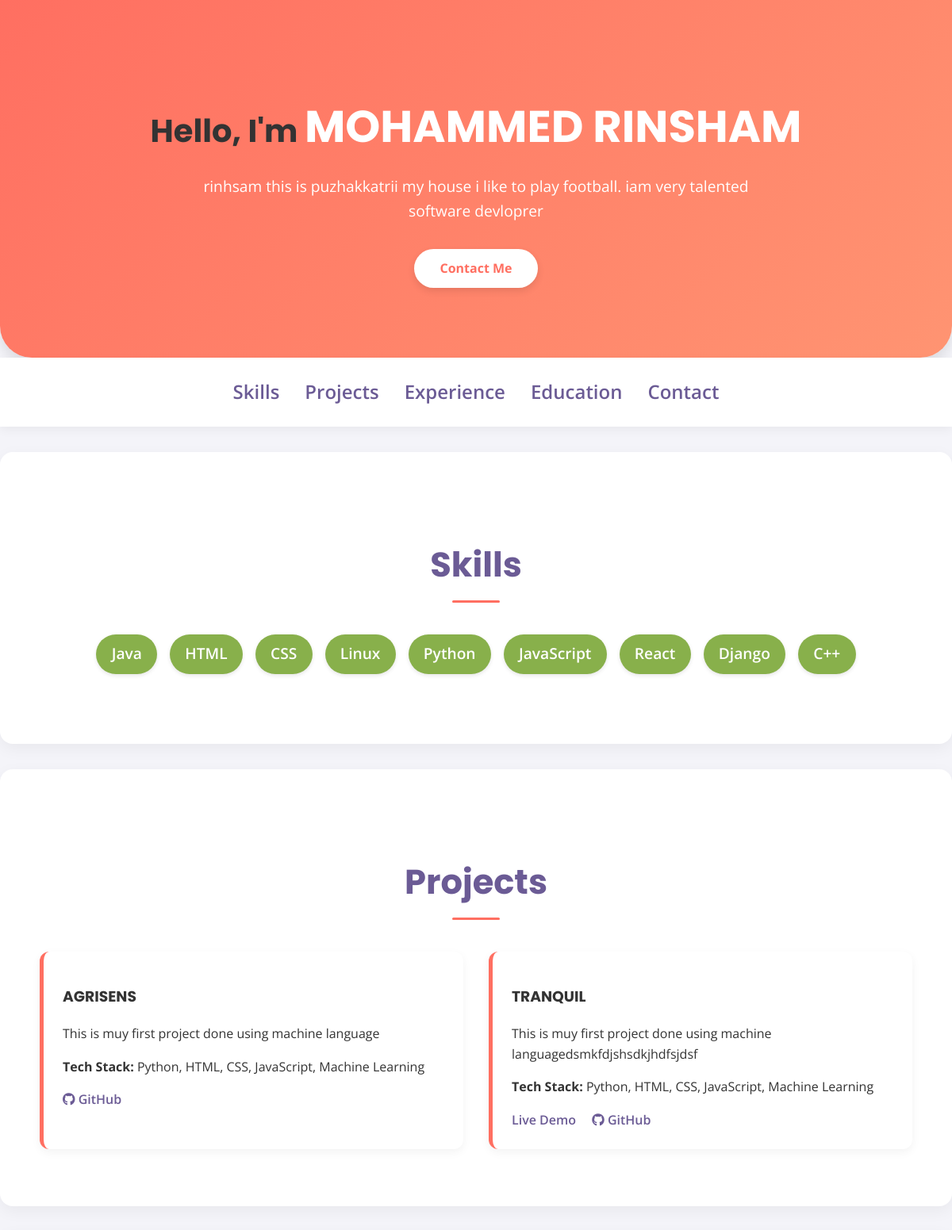
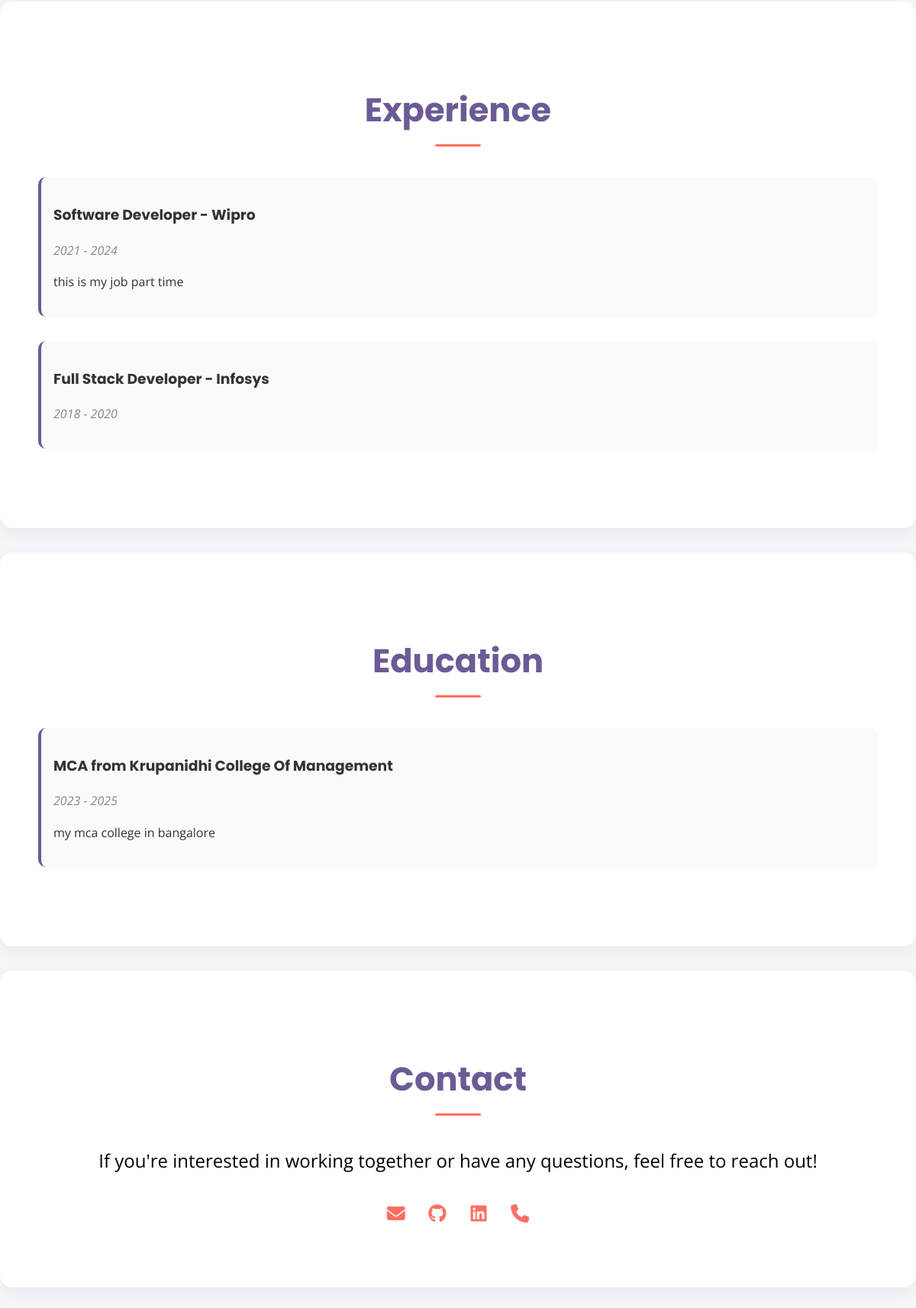
The page /portfolio/mohammed-rinsham-d27721/template2/ on the database its author committed (2 pictures, top to bottom).
### builder/models.py (models this page shows, shortened)
class Portfolio(models.Model):
    slug = models.SlugField(unique=True, blank=True)
    name = models.CharField(max_length=100)
    title = models.CharField(max_length=100, blank=True)
    bio = models.TextField(blank=True)
    email = models.EmailField()
    phone = models.CharField(max_length=20, blank=True)
    github = models.URLField(blank=True)
    linkedin = models.URLField(blank=True)
    skills = models.TextField(blank=True)  # Comma-separated skills

class Project(models.Model):
    portfolio = models.ForeignKey(Portfolio, on_delete=models.CASCADE, related_name='projects')
    title = models.CharField(max_length=100)
    project_duration = models.CharField(max_length=100, blank=True)
    description = models.TextField(blank=True)
    stack = models.CharField(max_length=200, blank=True)
    link = models.URLField(blank=True)
    github = models.URLField(blank=True)

class Experience(models.Model):
    portfolio = models.ForeignKey(Portfolio, on_delete=models.CASCADE, related_name='experiences')
    job_title = models.CharField(max_length=100)
    company_name = models.CharField(max_length=100)
    job_desc = models.TextField(blank=True)
    duration = models.CharField(max_length=100, blank=True)
    location = models.CharField(max_length=100, blank=True)

class Education(models.Model):
    portfolio = models.ForeignKey(Portfolio, on_delete=models.CASCADE, related_name='educations')
    degree = models.CharField(max_length=100)
    school = models.CharField(max_length=100)
    edu_desc = models.TextField(blank=True)
    edu_duration = models.CharField(max_length=100, blank=True)
    edu_location = models.CharField(max_length=100, blank=True)

### builder/views.py (the view)
# urls.py: path('portfolio/<slug:slug>/template2/', views.view_template2, name='view_template2'),  # Template 2
def view_template2(request, slug):
    portfolio = get_object_or_404(Portfolio, slug=slug)
    project_data = []
    for project in portfolio.projects.all():
        project_data.append({
            'title': project.title,
            'description': project.description,
            'stack': project.stack,
            'link': project.link if project.link.startswith('http') else '',
            'github': project.github if project.github.startswith('http') else ''
        })
    return render(request, 'template2.html', {
        'name': portfolio.name,
        'title': portfolio.title,
        'bio': portfolio.bio,
        'skills': [s.strip() for s in portfolio.skills.split(',')],
        'github': portfolio.github,
        'linkedin': portfolio.linkedin,
        'email': portfolio.email,
        'phone': portfolio.phone,
        'project_data': project_data,
        'experience': portfolio.experiences.all(),
        'education': portfolio.educations.all(),
    })

### builder/templates/template2.html (shortened to what this page needs)
<!DOCTYPE html>
<html lang="en">
<head>
  {% load static %}
  <link rel="stylesheet" href="{% static 'css/template2.css' %}">
  <link href="https://cdn.jsdelivr.net/npm/aos@2.3.4/dist/aos.css" rel="stylesheet">
  <link rel="stylesheet" href="https://cdnjs.cloudflare.com/ajax/libs/font-awesome/6.5.0/css/all.min.css">
</head>
<body>
  <header class="hero" data-aos="fade-down">
    <div class="container">
      <h1>Hello, I'm <span>{{ name }}</span></h1>
      {% if bio %}
        <p>{{ bio }}</p>
      {% endif %}
      <a href="#contact" class="btn">Contact Me</a>
    </div>
  </header>
  <nav class="navbar">
    <div class="container">
      <ul>
        {% if skills %}<li><a href="#skills">Skills</a></li>{% endif %}
        {% if project_data %}<li><a href="#projects">Projects</a></li>{% endif %}
        {% if experience %}<li><a href="#experience">Experience</a></li>{% endif %}
        {% if education %}<li><a href="#education">Education</a></li>{% endif %}
        <li><a href="#contact">Contact</a></li>
      </ul>
    </div>
  </nav>
  <main>
    {% if skills %}
    <section id="skills" class="section" data-aos="fade-up">
      <div class="container">
        <h2>Skills</h2>
        <ul class="skills-list">
          {% for skill in skills %}
            <li>{{ skill }}</li>
          {% endfor %}
        </ul>
      </div>
    </section>
    {% endif %}
    {% if project_data %}
    <section id="projects" class="section" data-aos="fade-up">
      <div class="container">
        <h2>Projects</h2>
        <div class="projects-grid">
          {% for project in project_data %}
          <div class="project-card">
            <h3>{{ project.title }}</h3>
            <p>{{ project.description }}</p>
            {% if project.stack %}
              <p><strong>Tech Stack:</strong> {{ project.stack }}</p>
            {% endif %}
            <div class="project-links">
              {% if project.link %}
                <a href="{{ project.link }}" target="_blank">Live Demo</a>
              {% endif %}
              {% if project.github %}
                <a href="{{ project.github }}" target="_blank"><i class="fab fa-github"></i> GitHub</a>
              {% endif %}
            </div>
          </div>
          {% endfor %}
        </div>
      </div>
    </section>
    {% endif %}
    {% if experience %}
    <section id="experience" class="section" data-aos="fade-up">
      <div class="container">
        <h2>Experience</h2>
        {% for exp in experience %}
        <div class="experience-item">
          <h3>{{ exp.job_title }} - {{ exp.company_name }}</h3>
          <p class="duration">{{ exp.duration }}</p>
          <p>{{ exp.job_desc }}</p>
        </div>
        {% endfor %}
      </div>
    </section>
    {% endif %}
    {% if education %}
    <section id="education" class="section" data-aos="fade-up">
      <div class="container">
        <h2>Education</h2>
        {% for edu in education %}
        <div class="education-item">
          <h3>{{ edu.degree }} from {{ edu.school }}</h3>
          <p class="duration">{{ edu.edu_duration }}</p>
          <p>{{ edu.edu_desc }}</p>
        </div>
        {% endfor %}
      </div>
    </section>
    {% endif %}
  </main>
  <footer id="contact" class="section" data-aos="fade-up">
    <div class="container">
      <h2>Contact</h2>
      <p>If you're interested in working together or have any questions, feel free to reach out!</p>
     <div class="contact-info flex justify-center gap-6 text-2xl mt-4 text-[#3F1A2B]">
      {% if email %}
        <a href="mailto:{{ email }}" class="hover:text-[#B2183A]" title="Email">
          <i class="fas fa-envelope"></i>
        </a>
      {% endif %}
      {% if github %}
        <a href="{{ github }}" target="_blank" class="hover:text-[#B2183A]" title="GitHub">
          <i class="fab fa-github"></i>
        </a>
      {% endif %}
      {% if linkedin %}
        <a href="{{ linkedin }}" target="_blank" class="hover:text-[#B2183A]" title="LinkedIn">
          <i class="fab fa-linkedin"></i>
        </a>
      {% endif %}
      {% if phone %}
        <a href="tel:{{ phone }}" class="hover:text-[#B2183A]" title="Phone">
          <i class="fas fa-phone"></i>
        </a>
      {% endif %}
    </div>
    </div>
  </footer>
</body>
</html>

### builder/static/css/template2.css (style rules this page uses)
body { margin: 0; font-family: 'Open Sans', sans-serif; background-color: #f4f4f9; color: #333; line-height: 1.6; scroll-behavior: smooth; }
h1, h2, h3 { font-family: 'Poppins', sans-serif; color: #333; }
a { color: inherit; text-decoration: none; }
.container { max-width: 1100px; margin: 0 auto; padding: .5rem; }
.hero { background: linear-gradient(135deg, #ff6f61, #ff9472); color: #fff; padding: 5rem 2rem; text-align: center; border-bottom-left-radius: 40px; border-bottom-right-radius: 40px; box-shadow: 0 8px 16px rgba(0,0,0,0.1); }
.hero h1 { font-size: 2.5rem; margin-bottom: 1rem; }
.hero h1 span { color: #fff; font-weight: 700; font-size: 3.5rem; }
.hero p { font-size: 1.2rem; max-width: 700px; margin: 0 auto 2rem; }
.hero .btn { display: inline-block; padding: 0.75rem 2rem; background-color: #fff; color: #ff6f61; border-radius: 30px; font-weight: bold; box-shadow: 0 4px 10px rgba(0,0,0,0.1); transition: all 0.3s ease; }
.navbar { background-color: #fff; box-shadow: 0 4px 12px rgba(0,0,0,0.05); position: sticky; top: 0; z-index: 1000; }
.navbar ul { display: flex; justify-content: center; list-style: none; padding: 1rem 0; margin: 0; gap: 2rem; }
.navbar a { color: #6b5b95; font-weight: 600; font-size: 1.5rem; transition: color 0.3s ease; }
.section { padding: 4rem 2rem; background-color: #fff; margin: 2rem 0; border-radius: 16px; box-shadow: 0 6px 20px rgba(0,0,0,0.05); }
.section h2 { text-align: center; font-size: 2.7rem; color: #6b5b95; margin-bottom: 2.5rem; position: relative; }
.section h2::after { content: ""; display: block; width: 60px; height: 3px; background: #ff6f61; margin: 10px auto 0; border-radius: 2px; }
.skills-list { display: flex; flex-wrap: wrap; justify-content: center; gap: 1rem; padding: 0; list-style: none; }
.skills-list li { background-color: #88b04b; color: #fff; padding: 0.6rem 1.2rem; border-radius: 30px; font-weight: 600; font-size: 1.2rem; box-shadow: 0 2px 5px rgba(0,0,0,0.1); }
.projects-grid { display: grid; grid-template-columns: repeat(auto-fit, minmax(280px, 1fr)); gap: 2rem; }
.project-card { background-color: #ffffff; padding: 1.5rem; border-radius: 12px; border-left: 5px solid #ff6f61; box-shadow: 0 4px 12px rgba(0,0,0,0.05); transition: transform 0.3s ease, box-shadow 0.3s ease; }
.project-links { margin-top: 1rem; }
.project-links a { margin-right: 1rem; font-weight: 600; color: #6b5b95; transition: color 0.3s ease; }
.experience-item, .education-item { margin-bottom: 2rem; padding: 1rem; border-left: 4px solid #6b5b95; background: #fafafa; border-radius: 10px; box-shadow: 0 2px 6px rgba(0,0,0,0.03); }
.duration { font-style: italic; color: #888; margin-bottom: 0.5rem; }
footer { text-align: center; background-color: #6b5b95; color: #000000; padding: 3rem 2rem; border-top-left-radius: 30px; border-top-right-radius: 30px; }
footer h2 { margin-bottom: 1rem; color: #fff; }
footer p { font-size: 1.5rem; }
.contact-info a { display: inline-flex; align-items: center; justify-content: center; width: 50px; height: 50px; color: #ff6f61; border-radius: 50%; transition: color 0.3s ease, transform 0.3s ease; font-size: 24px; }

### rows shown on the page
Portfolio: name "MOHAMMED RINSHAM", bio "rinhsam this is puzhakkatrii my house i like to play football. iam very talented software devloprer"
Project: title "AGRISENS", description "This is muy first project done using machine language", stack "Python, HTML, CSS, JavaScript, Machine Learning"
Project: title "TRANQUIL", description "This is muy first project done using machine languagedsmkfdjshsdkjhdfsjdsf", stack "Python, HTML, CSS, JavaScript, Machine Learning"
Experience: job_title "Software Developer", company_name "Wipro", duration "2021 - 2024", job_desc "this is my job part time"
Experience: job_title "Full Stack Developer", company_name "Infosys", duration "2018 - 2020"
Education: degree "MCA", school "Krupanidhi College Of Management", edu_duration "2023 - 2025", edu_desc "my mca college in bangalore"

### other values the page prints
{{ skill }} "Java" "HTML" "CSS" "Linux" "Python" "JavaScript" "React" "Django" "C++"
